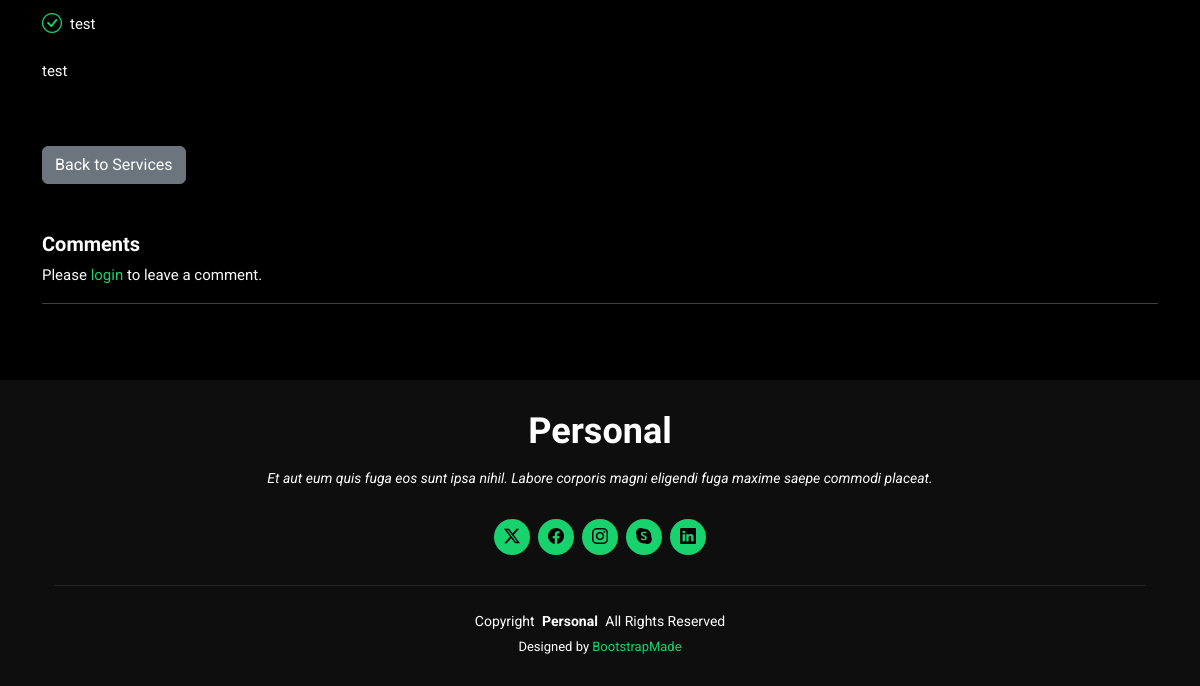
The app's page /service_details/7/ (lower part), older data.
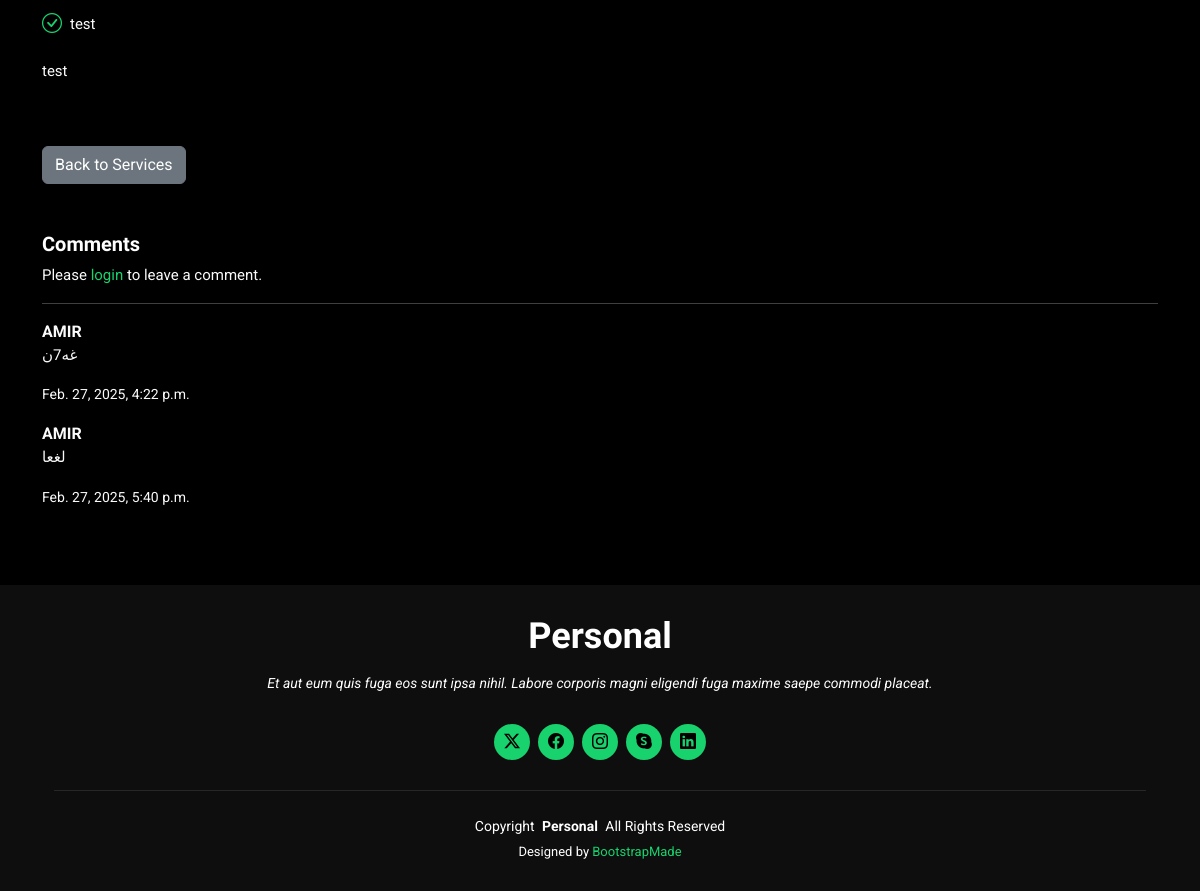
The same page, newer data.
### root/models.py (models this page shows, shortened)
class Service(models.Model):
    name = models.CharField(max_length=100)
    scheduled = models.DateTimeField(default=timezone.now)
    content = models.TextField(default="test")
    name_servise = models.CharField(max_length=100, default="Default Service")
    about_content = models.TextField(default="test")
    image = models.ImageField(upload_to='services', default='services/default.jpg')
    Edelectus_content_name = models.TextField(default="test")
    Edelectus_content_Description = models.TextField(default="test")
    Temporibus_content_name = models.TextField(default="test")
    Temporibus_content_Description = models.TextField(default="test")
    Feature_content = models.TextField(default="test")
    Description_content_name = models.TextField(default="test")
    Description_content_Description = models.TextField(default="test")
    status = models.BooleanField(default=False)
    created_at = models.DateTimeField(auto_now_add=True)
    updated_at = models.DateTimeField(auto_now=True)
    class Meta:
        ordering = ('created_at',)

class ServiceComment(models.Model):
    service = models.ForeignKey(Service, on_delete=models.CASCADE, related_name='comments')
    user = models.ForeignKey(User, on_delete=models.CASCADE)
    comment = models.TextField()
    created_at = models.DateTimeField(auto_now_add=True)

### root/views.py (the view)
# urls.py: path('service_details/', service_details, name='service_details'),
def service_details(request, service_id):
    service = get_object_or_404(Service, id=service_id)
    comments = ServiceComment.objects.filter(service=service)
    if request.method == 'POST' and request.user.is_authenticated:
        form = ServiceCommentForm(request.POST)
        if form.is_valid():
            comment = form.save(commit=False)
            comment.service = service
            comment.user = request.user
            comment.save()
            return redirect('root:service_details', service_id=service.id)
    else:
        form = ServiceCommentForm()
    return render(request, 'root/services.html', {
        'service': service,
        'comments': comments,
        'form': form,
    })

### templates/root/services.html (shortened to what this page needs)
{% load static %}
<!DOCTYPE html>
<html lang="en">
<head>
  <link href="{% static 'assets/vendor/bootstrap/css/bootstrap.min.css' %}" rel="stylesheet">
  <link href="{% static 'assets/vendor/bootstrap-icons/bootstrap-icons.css' %}" rel="stylesheet">
  <link href="{% static 'assets/vendor/aos/aos.css' %}" rel="stylesheet">
  <link href="{% static 'assets/vendor/swiper/swiper-bundle.min.css' %}" rel="stylesheet">
  <link href="{% static 'assets/vendor/glightbox/css/glightbox.min.css' %}" rel="stylesheet">
  <link href="{% static 'assets/css/main.css' %}" rel="stylesheet">
</head>
<body class="index-page">
  <main class="main">
    {% if service %}
    <section id="service-details" class="service-details section">
      <div class="container">
        <div class="row gy-4">
          <div class="col-lg-8" data-aos="fade-up" data-aos-delay="100">
            <ul id="service-features">
              <li><i class="bi bi-check-circle"></i> <span>{{ service.Feature_content }}</span></li>
            </ul>
            <p id="service-additional-info">
              {{ service.Description_content_Description }}
            </p>
            <br><br>
            <a href="{% url 'root:services' %}" class="btn btn-secondary">Back to Services</a>
          </div>
          <div class="col-lg-4" data-aos="fade-up" data-aos-delay="200">
          </div>
        </div>
        <div class="row mt-5">
          <div class="col-lg-12">
            <h4>Comments</h4>
            {% if request.user.is_authenticated %}
              <form method="post" action="{% url 'root:service_details' service.id %}">
                {% csrf_token %}
                {{ form.as_p }}
                <button type="submit" class="btn btn-primary">Submit Comment</button>
              </form>
            {% else %}
              <p>Please <a href="{% url 'root:login' %}">login</a> to leave a comment.</p>
            {% endif %}
            <hr>
            {% for comment in comments %}
              <div class="comment mb-3">
                <strong>{{ comment.user.username }}</strong>
                <p>{{ comment.comment }}</p>
                <small>{{ comment.created_at }}</small>
              </div>
            {% endfor %}
          </div>
        </div>
      </div>
    </section>
    {% endif %}
  </main>
  <footer id="footer" class="footer dark-background">
    <div class="container">
      <h3 class="sitename">Personal</h3>
      <p>Et aut eum quis fuga eos sunt ipsa nihil. Labore corporis magni eligendi fuga maxime saepe commodi placeat.</p>
      <div class="social-links d-flex justify-content-center">
        <a href=""><i class="bi bi-twitter-x"></i></a>
        <a href=""><i class="bi bi-facebook"></i></a>
        <a href=""><i class="bi bi-instagram"></i></a>
        <a href=""><i class="bi bi-skype"></i></a>
        <a href=""><i class="bi bi-linkedin"></i></a>
      </div>
      <div class="container">
        <div class="copyright">
          <span>Copyright</span> <strong class="px-1 sitename">Personal</strong> <span>All Rights Reserved</span>
        </div>
        <div class="credits">
          Designed by <a href="https://bootstrapmade.com/">BootstrapMade</a>
        </div>
      </div>
    </div>
  </footer>
</body>
</html>

### static/assets/css/main.css (style rules this page uses)
:root { --default-font: "Roboto", system-ui, -apple-system, "Segoe UI", Roboto, "Helvetica Neue", Arial, "Noto Sans", "Liberation Sans", sans-serif, "Apple Color Emoji", "Segoe UI Emoji", "Segoe UI Symbol", "Noto Color Emoji"; --heading-font: "Raleway", sans-serif; --nav-font: "Poppins", sans-serif; }
:root { --background-color: #000000; --default-color: #fafafa; --heading-color: #ffffff; --accent-color: #18d26e; --surface-color: #1a1a1a; --contrast-color: #000000; }
:root { --nav-color: #fafafa; --nav-hover-color: #18d26e; --nav-mobile-background-color: #1a1a1a; --nav-dropdown-background-color: #1a1a1a; --nav-dropdown-color: #fafafa; --nav-dropdown-hover-color: #18d26e; }
.dark-background { --background-color: rgba(15, 15, 15, 0.975); --default-color: #ffffff; --heading-color: #ffffff; --surface-color: #292929f9; --contrast-color: #000000; }
:root { scroll-behavior: smooth; }
body { color: var(--default-color); background-color: var(--background-color); font-family: var(--default-font); }
a { color: var(--accent-color); text-decoration: none; transition: 0.3s; }
h1, h2, h3, h4, h5, h6 { color: var(--heading-color); font-family: var(--heading-font); }
.footer { color: var(--default-color); background-color: var(--background-color); font-size: 14px; text-align: center; padding: 30px 0; position: relative; }
.footer h3 { font-size: 36px; font-weight: 700; position: relative; padding: 0; margin: 0 0 15px 0; }
.footer p { font-size: 15; font-style: italic; padding: 0; margin: 0 0 30px 0; }
.footer .social-links { margin: 0 0 30px 0; }
.footer .social-links a { font-size: 16px; display: flex; align-items: center; justify-content: center; background: var(--accent-color); color: var(--contrast-color); line-height: 1; margin: 0 4px; border-radius: 50%; text-align: center; width: 36px; height: 36px; transition: 0.3s; }
.footer .copyright { padding-top: 25px; border-top: 1px solid color-mix(in srgb, var(--default-color), transparent 90%); }
.footer .credits { font-size: 13px; padding-top: 5px; }
section, .section { color: var(--default-color); background-color: var(--background-color); padding: 60px 0; scroll-margin-top: 100px; overflow: clip; }
.service-details h4 { font-size: 20px; font-weight: 700; }
.service-details p { font-size: 15px; }
.service-details ul { list-style: none; padding: 0; font-size: 15px; }
.service-details ul li { padding: 5px 0; display: flex; align-items: center; }
.service-details ul i { font-size: 20px; margin-right: 8px; color: var(--accent-color); }

Row changes from the older to the newer data that the page shows:
added ServiceComment: user.username "AMIR", comment "غه7ن", created_at "Feb. 27, 2025, 4:22 p.m."
added ServiceComment: user.username "AMIR", comment "لغعا", created_at "Feb. 27, 2025, 5:40 p.m."
